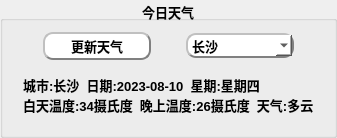
      <widget class="QGroupBox" name="groupBox_6">
       <property name="font">
        <font>
         <pointsize>10</pointsize>
         <weight>75</weight>
         <bold>true</bold>
        </font>
       </property>
       <property name="title">
        <string>今日天气</string>
       </property>
       <property name="alignment">
        <set>Qt::AlignCenter</set>
       </property>
       <layout class="QVBoxLayout" name="verticalLayout_2">
        <item>
         <layout class="QHBoxLayout" name="horizontalLayout_17">
          <item>
           <widget class="QPushButton" name="pushButton_weather">
            <property name="maximumSize">
             <size>
              <width>108</width>
              <height>16777215</height>
             </size>
            </property>
            <property name="font">
             <font>
              <pointsize>10</pointsize>
              <weight>75</weight>
              <bold>true</bold>
             </font>
            </property>
            <property name="styleSheet">
             <string notr="true">	background-color: rgb(255, 255, 255);
	border:2px groove gray;
	border-radius:10px;
	padding:2px 4px;
	border-style: outset;
	color: rgb(0, 0, 0);</string>
            </property>
            <property name="text">
             <string>更新天气</string>
            </property>
           </widget>
          </item>
          <item>
           <widget class="QComboBox" name="comboBox_weather">
            <property name="maximumSize">
             <size>
              <width>108</width>
              <height>16777215</height>
             </size>
            </property>
            <property name="font">
             <font>
              <pointsize>10</pointsize>
              <weight>75</weight>
              <bold>true</bold>
             </font>
            </property>
            <property name="styleSheet">
             <string notr="true">	background-color: rgb(255, 255, 255);
	border:2px groove gray;
	border-radius:10px;
	padding:2px 4px;
	border-style: outset;
	color: rgb(0, 0, 0);</string>
            </property>
            <item>
             <property name="text">
              <string>长沙</string>
             </property>
            </item>
            <item>
             <property name="text">
              <string>深圳</string>
             </property>
            </item>
            <item>
             <property name="text">
              <string>北京</string>
             </property>
            </item>
            <item>
             <property name="text">
              <string>广州</string>
             </property>
            </item>
            <item>
             <property name="text">
              <string>上海</string>
             </property>
            </item>
           </widget>
          </item>
         </layout>
        </item>
        <item>
         <widget class="QWidget" name="widget" native="true">
          <layout class="QHBoxLayout" name="horizontalLayout_20">
           <item>
            <widget class="QLabel" name="label_weather_text">
             <property name="font">
              <font>
               <pointsize>10</pointsize>
               <weight>75</weight>
               <bold>true</bold>
              </font>
             </property>
             <property name="text">
              <string>城市:长沙  日期:2023-08-10  星期:星期四
白天温度:34摄氏度  晚上温度:26摄氏度  天气:多云</string>
             </property>
            </widget>
           </item>
          </layout>
         </widget>
        </item>
       </layout>
      </widget>
